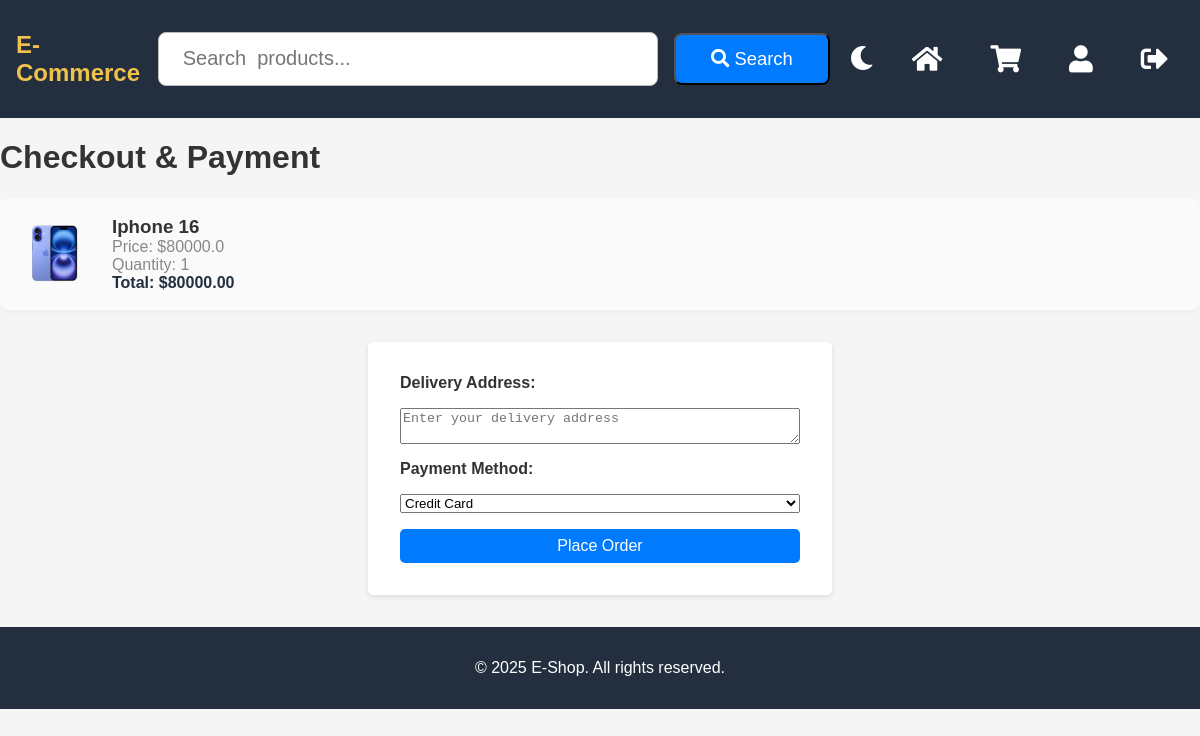
/buy_now/3 (signed in), run on the app's committed database.
### models.py (models this page shows)
class Product(db.Model):
    id = db.Column(db.Integer, primary_key=True)
    name = db.Column(db.String(100), nullable=False)
    price = db.Column(db.Float, nullable=False)
    description = db.Column(db.Text, nullable=False)
    images = db.Column(db.Text, nullable=True)  # Comma-separated paths for images
    video = db.Column(db.String(200), nullable=True)  # Path to video
    category = db.Column(db.String(50), nullable=False)  # Product category

### app.py (the view, shortened to what this page needs)
@app.route('/buy_now/<int:product_id>', methods=['GET', 'POST'])
def buy_now(product_id):
    if 'user_id' not in session:
        flash("Please log in to buy products.")
        return redirect(url_for('login'))
    product = Product.query.get_or_404(product_id)
    quantity = int(request.args.get('quantity', 1))
    return render_template('payment.html', product=product, quantity=quantity, buy_now=True)

### templates/payment.html (shortened to what this page needs)
{% extends 'base.html' %}
{% block content %}
<div class="payment-container">
    <h1>Checkout & Payment</h1>
    {% if buy_now %}
        <div class="checkout-product" style="margin-bottom:1.5rem; padding:1rem; background:#fafafa; border-radius:8px; box-shadow:0 2px 5px rgba(0,0,0,0.04);">
            <div style="display:flex;align-items:center;gap:1rem;">
                <img src="{{ url_for('static', filename=product.images.split(',')[0] if product.images else 'images/default-product.jpg') }}" alt="{{ product.name }}" style="width:80px;height:80px;border-radius:5px;object-fit:cover;">
                <div>
                    <h3 style="margin:0;">{{ product.name }}</h3>
                    <div style="color:#888;">Price: ${{ product.price }}</div>
                    <div style="color:#888;">Quantity: {{ quantity }}</div>
                    <div style="color:#232f3e;font-weight:bold;">Total: ${{ '%.2f' % (product.price * quantity) }}</div>
                </div>
            </div>
        </div>
    {% endif %}
    <form method="POST">
        <label for="address">Delivery Address:</label>
        <textarea id="address" name="address" required placeholder="Enter your delivery address"></textarea>
        <label for="payment_method">Payment Method:</label>
        <select id="payment_method" name="payment_method" required>
            <option value="Credit Card">Credit Card</option>
        </select>
        <button type="submit" class="btn">Place Order</button>
    </form>
</div>
{% endblock %}

### static/css/style.css (style rules this page uses)
body { font-family: Arial, sans-serif; margin: 0; padding: 0; background-color: #f5f5f5; color: #333; }
.btn { padding: 0.5rem 1rem; background-color: #007BFF; color: white; text-decoration: none; border-radius: 5px; font-size: 1rem; }
form { display: flex; flex-direction: column; gap: 1rem; max-width: 400px; margin: 2rem auto; background-color: white; padding: 2rem; border-radius: 5px; box-shadow: 0 2px 5px rgba(0, 0, 0, 0.1); }
form label { font-weight: bold; }
form button { padding: 0.5rem; background-color: #28a745; color: white; border: none; border-radius: 5px; font-size: 1rem; }

### data on the page
Product: name "Iphone 16", price "80000.0", product.price*quantity "80000.00"

### other printed values
{{ quantity }} "1"
